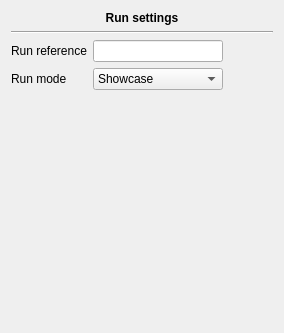
                    <widget class="QWidget" name="scrollAreaWidgetContents">
                     <property name="geometry">
                      <rect>
                       <x>0</x>
                       <y>0</y>
                       <width>284</width>
                       <height>333</height>
                      </rect>
                     </property>
                     <layout class="QVBoxLayout" name="verticalLayout">
                      <item>
                       <widget class="QLabel" name="label_13">
                        <property name="font">
                         <font>
                          <weight>75</weight>
                          <bold>true</bold>
                         </font>
                        </property>
                        <property name="text">
                         <string>Run settings</string>
                        </property>
                        <property name="alignment">
                         <set>Qt::AlignCenter</set>
                        </property>
                       </widget>
                      </item>
                      <item>
                       <widget class="Line" name="line_12">
                        <property name="orientation">
                         <enum>Qt::Horizontal</enum>
                        </property>
                       </widget>
                      </item>
                      <item>
                       <layout class="QGridLayout" name="gridLayout_5">
                        <item row="2" column="1">
                         <widget class="QLineEdit" name="lineEdit"/>
                        </item>
                        <item row="3" column="1">
                         <widget class="QComboBox" name="comboBox">
                          <item>
                           <property name="text">
                            <string>Showcase</string>
                           </property>
                          </item>
                          <item>
                           <property name="text">
                            <string>Simulation</string>
                           </property>
                          </item>
                          <item>
                           <property name="text">
                            <string>Game controller</string>
                           </property>
                          </item>
                         </widget>
                        </item>
                        <item row="3" column="0">
                         <widget class="QLabel" name="label_16">
                          <property name="text">
                           <string>Run mode</string>
                          </property>
                         </widget>
                        </item>
                        <item row="2" column="0">
                         <widget class="QLabel" name="label_15">
                          <property name="text">
                           <string>Run reference</string>
                          </property>
                         </widget>
                        </item>
                        <item row="2" column="2">
                         <spacer name="horizontalSpacer_3">
                          <property name="orientation">
                           <enum>Qt::Horizontal</enum>
                          </property>
                          <property name="sizeType">
                           <enum>QSizePolicy::Fixed</enum>
                          </property>
                          <property name="sizeHint" stdset="0">
                           <size>
                            <width>50</width>
                            <height>20</height>
                           </size>
                          </property>
                         </spacer>
                        </item>
                        <item row="5" column="1">
                         <spacer name="verticalSpacer_2">
                          <property name="orientation">
                           <enum>Qt::Vertical</enum>
                          </property>
                          <property name="sizeHint" stdset="0">
                           <size>
                            <width>20</width>
                            <height>40</height>
                           </size>
                          </property>
                         </spacer>
                        </item>
                       </layout>
                      </item>
                     </layout>
                    </widget>
